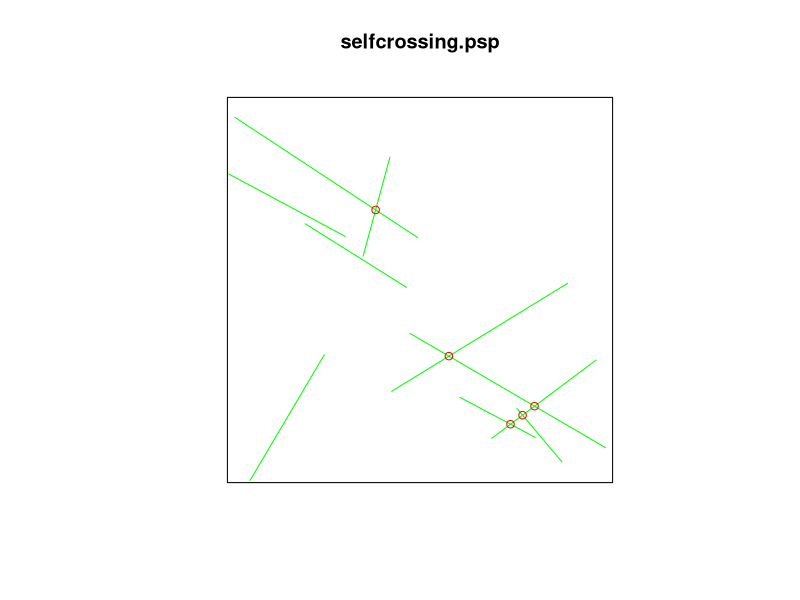

Source code (R):
library(spatstat)


### Name: selfcrossing.psp
### Title: Crossing Points in a Line Segment Pattern
### Aliases: selfcrossing.psp
### Keywords: spatial manip

### ** Examples

  a <- psp(runif(10), runif(10), runif(10), runif(10), window=owin())
  plot(a, col="green", main="selfcrossing.psp")
  P <- selfcrossing.psp(a)
  plot(P, add=TRUE, col="red")
